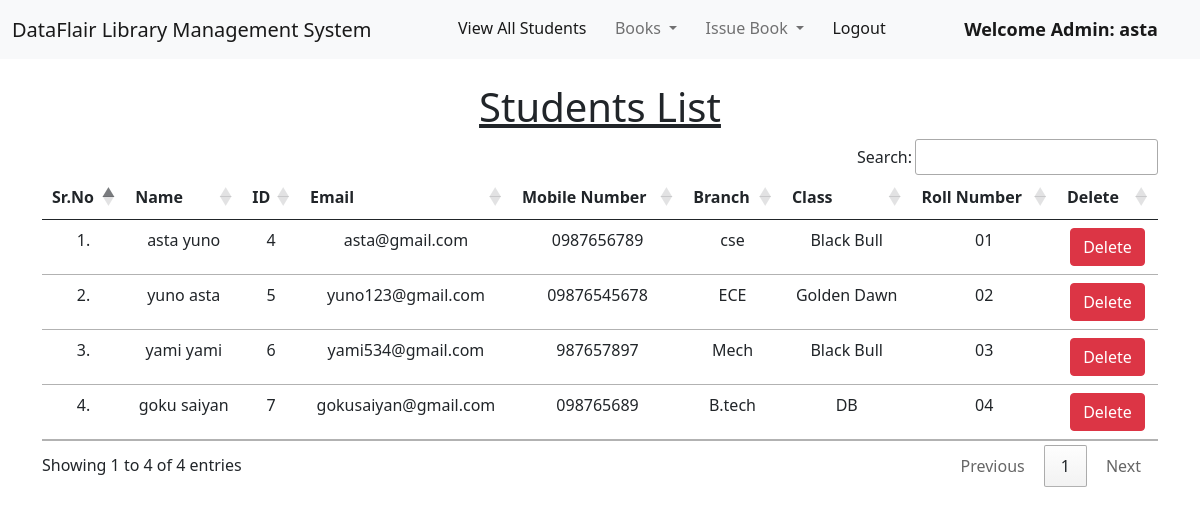
/view_students/ (signed in), run on the app's committed database.
### library/models.py (models this page shows, shortened)
class Student(models.Model):
    user = models.OneToOneField(User, on_delete=models.CASCADE)
    classroom = models.CharField(max_length=10)
    branch = models.CharField(max_length=10)
    roll_no = models.CharField(max_length=3, blank=True)
    phone = models.CharField(max_length=10, blank=True)
    image = models.ImageField(upload_to="", blank=True)

### library/views.py (the view)
# urls.py: path("view_students/", views.view_students, name="view_students"),
@login_required(login_url = '/admin_login')
def view_students(request):
    students = Student.objects.all()
    return render(request, "view_students.html", {'students':students})

### library/templates/view_students.html (shortened to what this page needs)
{% extends 'admin_navbar.html' %}
{% load static %}
{% block body %}
<div class="container mt-4">
    <h1 class="text-center"><u>Students List</u></h1>
    <table class="table table-hover" id="example">
        <thead>
            <tr class="text-center">
                <th>Sr.No</th>
                <th>Name</th>
                <th>ID</th>
                <th>Email</th>
                <th>Mobile Number</th>
                <th>Branch</th>
                <th>Class</th>
                <th>Roll Number</th>
                <th>Delete</th>
            </tr>
        </thead>
        <tbody>
            {% for student in students %}
            <tr class="text-center">
                <td>{{forloop.counter}}.</td>
                <td>{{student.user.get_full_name}}</td>
                <td>{{student.user.id}}</td>
                <td>{{student.user.email}}</td>
                <td>{{student.phone}}</td>
                <td>{{student.branch}}</td>
                <td>{{student.classroom}}</td>
                <td>{{student.roll_no}}</td>
                <td><a href="/delete_student/{{student.id}}/" class="btn btn-danger" onclick="return confirm('Are you sure you want to delete this student?')">Delete</a></td>
            </tr>
            {% endfor %}
        </tbody>
    </table>
    </div>
{% endblock %}

### library/templates/admin_navbar.html (shortened to what this page needs)
<!doctype html>
<html lang="en">
  <head>
    <link href="https://cdn.jsdelivr.net/npm/bootstrap@5.1.0/dist/css/bootstrap.min.css" rel="stylesheet">
    <link rel="stylesheet" href="https://cdn.datatables.net/1.10.25/css/jquery.dataTables.min.css">
    <link rel="stylesheet" href="https://cdn.datatables.net/buttons/1.7.1/css/buttons.dataTables.min.css">
  </head>
  <body>
    <nav class="navbar navbar-expand-lg navbar-light bg-light">
        <div class="container-fluid">
          <a class="navbar-brand" href="#">DataFlair Library Management System</a>
          <div class="collapse navbar-collapse" id="navbarSupportedContent">
            <ul class="navbar-nav me-auto mb-2 mb-lg-0">
              <li class="nav-item">
                <a class="nav-link active" aria-current="page" href="/view_students/">View All Students</a>
              </li>
              <li class="nav-item dropdown">
                <a class="nav-link dropdown-toggle" href="#" id="navbarDropdown" role="button" data-bs-toggle="dropdown" aria-expanded="false">
                  Books
                </a>
              </li>
              <li class="nav-item dropdown">
                <a class="nav-link dropdown-toggle" href="#" id="navbarDropdown" role="button" data-bs-toggle="dropdown" aria-expanded="false">
                  Issue Book
                </a>
              </li>
              <li class="nav-item">
                <a class="nav-link active" aria-current="page" href="/logout/">Logout</a>
              </li>
              <li class="nav-item">
                <a style="font-weight:600; font-family:'Segoe UI', Tahoma, Geneva, Verdana, sans-serif; font-size: large;" class="nav-link active" href="#">Welcome Admin: {{request.user}}</a>
              </li>
            </ul>
          </div>
        </div>
      </nav>
      {% block body %}
      {% endblock %}
  </body>
</html>

### data on the page
Student: user.get_full_name "asta yuno", user.id "4", user.email "asta@gmail.com", phone "0987656789", branch "cse", classroom "Black Bull", roll_no "01"
Student: user.get_full_name "yuno asta", user.id "5", user.email "yuno123@gmail.com", phone "09876545678", branch "ECE", classroom "Golden Dawn", roll_no "02"
Student: user.get_full_name "yami yami", user.id "6", user.email "yami534@gmail.com", phone "987657897", branch "Mech", classroom "Black Bull", roll_no "03"
Student: user.get_full_name "goku saiyan", user.id "7", user.email "gokusaiyan@gmail.com", phone "098765689", branch "B.tech", classroom "DB", roll_no "04"

### other printed values
{{ request.user }} "asta"
